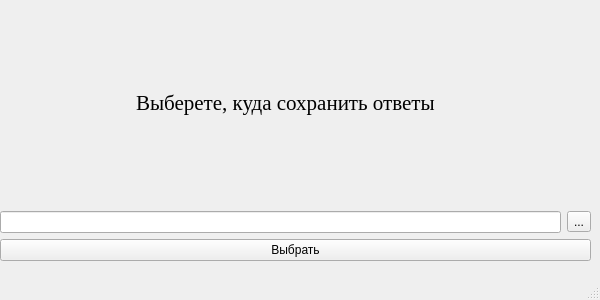
<?xml version="1.0" encoding="UTF-8"?>
<ui version="4.0">
 <class>savepage</class>
 <widget class="QMainWindow" name="savepage">
  <property name="geometry">
   <rect>
    <x>0</x>
    <y>0</y>
    <width>600</width>
    <height>300</height>
   </rect>
  </property>
  <property name="windowTitle">
   <string>Save</string>
  </property>
  <widget class="QWidget" name="centralwidget">
   <widget class="QWidget" name="verticalLayoutWidget">
    <property name="geometry">
     <rect>
      <x>0</x>
      <y>0</y>
      <width>591</width>
      <height>261</height>
     </rect>
    </property>
    <layout class="QGridLayout" name="gridLayout">
     <item row="0" column="1" colspan="2">
      <widget class="QLabel" name="greetings">
       <property name="font">
        <font>
         <family>Times New Roman</family>
         <pointsize>16</pointsize>
        </font>
       </property>
       <property name="text">
        <string>Выберете, куда сохранить ответы</string>
       </property>
       <property name="wordWrap">
        <bool>true</bool>
       </property>
      </widget>
     </item>
     <item row="1" column="2">
      <widget class="QToolButton" name="toolButton">
       <property name="text">
        <string>...</string>
       </property>
      </widget>
     </item>
     <item row="0" column="0">
      <spacer name="horizontalSpacer">
       <property name="orientation">
        <enum>Qt::Orientation::Horizontal</enum>
       </property>
       <property name="sizeType">
        <enum>QSizePolicy::Policy::Fixed</enum>
       </property>
       <property name="sizeHint" stdset="0">
        <size>
         <width>130</width>
         <height>20</height>
        </size>
       </property>
      </spacer>
     </item>
     <item row="1" column="0" colspan="2">
      <widget class="QLineEdit" name="lineEdit"/>
     </item>
     <item row="2" column="0" colspan="3">
      <widget class="QPushButton" name="start">
       <property name="sizePolicy">
        <sizepolicy hsizetype="Minimum" vsizetype="Fixed">
         <horstretch>0</horstretch>
         <verstretch>1</verstretch>
        </sizepolicy>
       </property>
       <property name="text">
        <string>Выбрать</string>
       </property>
      </widget>
     </item>
    </layout>
   </widget>
  </widget>
  <widget class="QMenuBar" name="menubar">
   <property name="geometry">
    <rect>
     <x>0</x>
     <y>0</y>
     <width>600</width>
     <height>22</height>
    </rect>
   </property>
  </widget>
  <widget class="QStatusBar" name="statusbar"/>
 </widget>
 <resources/>
 <connections/>
</ui>
